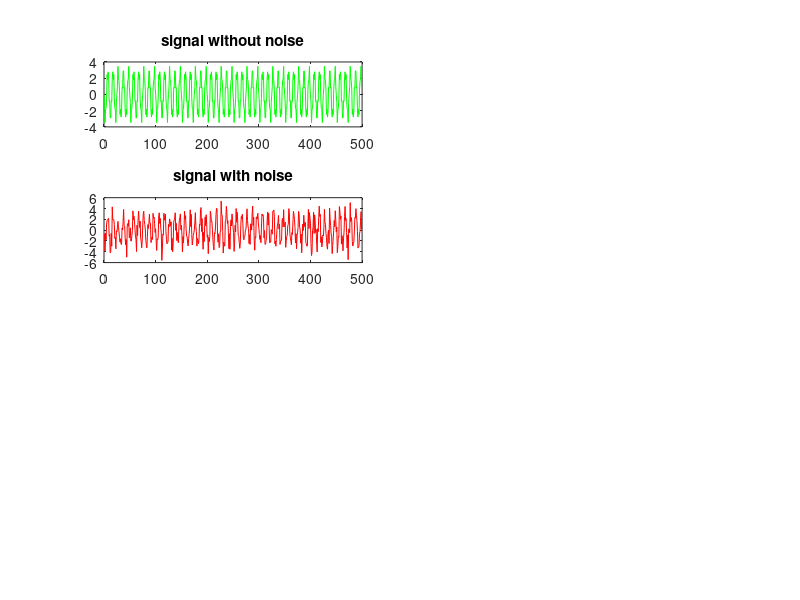

MATLAB code to generate this figure: (Note: this script raises an error after producing the figure.)
clear all;
clc;

%=================   an arbitrary signal 
f=50;
L=500;
Ts=1/500;
Fs=1/Ts;
t=Ts*[0:500-1];

signal =2.7*( sin(2*pi*f*t+pi)+(1/3)*sin(7.6*pi*f*t) ) ;

v=1*randn(size(t));
d=signal' + v';

subplot(4,2,1)
plot(0:499,signal(1:500),'g')
title('signal without noise');

subplot(4,2,3)
plot(0:499,d(1:500),'r')
title('signal with noise');


% ===================  Frequency Components

Hs = spectrum.periodogram('Hamming');  %periodogram
NFFT = 2^nextpow2(L); % Next power of 2 from length of signal
AA=psd(Hs,signal,'Fs',Fs,'NFFT',NFFT,'SpectrumType','twosided');
Pow_of_signal = avgpower(AA);

BB=psd(Hs,v,'Fs',Fs,'NFFT',NFFT,'SpectrumType','twosided');
Pow_of_noise = avgpower (BB) ;

SNR = Pow_of_signal/Pow_of_noise;
SNR_DB=10*log(SNR)

subplot(4,2,2)
plot(abs( fftshift(fft(signal) ) ))
title('signal without noise');

subplot(4,2,4)
plot(abs( fftshift(fft(d) ) ))
title('signal with noise (d)');



% ================  to delay the signal
 
n0_delay=3;
h = dfilt.delay(n0_delay);
delayed_d=filter(h,d);

filter_length =5;
miu= 0.006;

% ha=adaptfilt.lms(filter_length,miu);
% [y,e]=filter(ha,delayed_d,d);

x=delayed_d;
X=convm(x,filter_length);
[A,E,y]= lms(X,d,miu,filter_length);

subplot(4,2,5)
plot(0:199,y(1:200),'g')
title('estimated signal y(t)');

subplot(4,2,7)
plot(0:199,E(1:200),'r')
title('error  e(t)');


subplot(4,2,6)
plot(abs( fftshift(fft(y) ) ))
title('filter output y(t)');


subplot(4,2,8)
plot(abs( fftshift(fft(E) ) ))
title('error');
